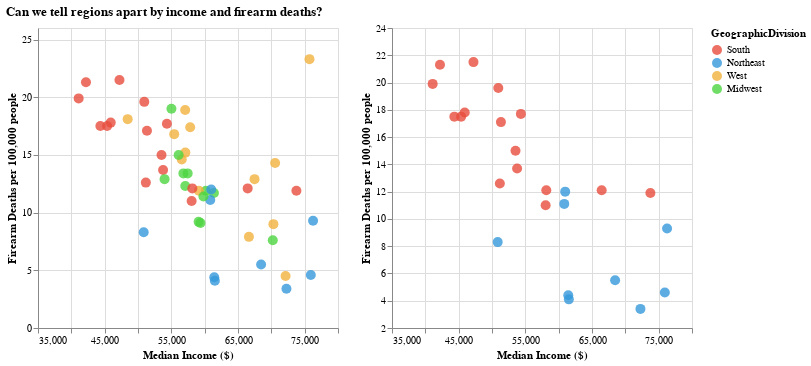

Write notebook code for a chart like this one.
### Markdown cell above
<br>
<br>

---

<br>
<br>

## Step 1: Visualise the data

Let's see if Southern and Northeastern states naturally cluster together:

### Code cell
# Create a scatter plot
base = alt.Chart(data).encode(
    x=alt.X('medIncome:Q').scale(zero=False, padding=20).title('Median Income ($)'),
    y=alt.Y('DeathRate:Q').scale(zero=False, padding=20).title('Firearm Deaths per 100,000 people'),
    color=alt.Color('GeographicDivision:N').scale(domain=['South', 'Northeast', 'West', 'Midwest'], range=['#e74c3c', '#3498db', "#f1b23d", "#4cd540"]),
    tooltip=['State:N', 'GeographicDivision:N']
).properties(
    width=300, height=300
)

# Left plot will be all the states
scatter_all = base.mark_circle(size=100, opacity=0.8)

# right plot will filter to South and Northeastern states
scatter_filter = base.mark_circle(size=100, opacity=0.8).transform_filter(
    alt.FieldOneOfPredicate(field='GeographicDivision', oneOf=['South', 'Northeast'])
)

alt.hconcat(scatter_all, scatter_filter).properties(
    title='Can we tell regions apart by income and firearm deaths?'
)

### Figure 1 — Vega-Lite specification as saved in the notebook (floating-point values rounded to 4 significant figures)
{"config": {"view": {"continuousWidth": 300, "continuousHeight": 300}}, "hconcat": [{"mark": {"type": "circle", "opacity": 0.8, "size": 100}, "encoding": {"color": {"field": "GeographicDivision", "scale": {"domain": ["South", "Northeast", "West", "Midwest"], "range": ["#e74c3c", "#3498db", "#f1b23d", "#4cd540"]}, "type": "nominal"}, "tooltip": [{"field": "State", "type": "nominal"}, {"field": "GeographicDivision", "type": "nominal"}], "x": {"field": "medIncome", "scale": {"zero": false, "padding": 20}, "title": "Median Income ($)", "type": "quantitative"}, "y": {"field": "DeathRate", "scale": {"zero": false, "padding": 20}, "title": "Firearm Deaths per 100,000 people", "type": "quantitative"}}, "height": 300, "width": 300}, {"mark": {"type": "circle", "opacity": 0.8, "size": 100}, "encoding": {"color": {"field": "GeographicDivision", "scale": {"domain": ["South", "Northeast", "West", "Midwest"], "range": ["#e74c3c", "#3498db", "#f1b23d", "#4cd540"]}, "type": "nominal"}, "tooltip": [{"field": "State", "type": "nominal"}, {"field": "GeographicDivision", "type": "nominal"}], "x": {"field": "medIncome", "scale": {"zero": false, "padding": 20}, "title": "Median Income ($)", "type": "quantitative"}, "y": {"field": "DeathRate", "scale": {"zero": false, "padding": 20}, "title": "Firearm Deaths per 100,000 people", "type": "quantitative"}}, "height": 300, "transform": [{"filter": {"field": "GeographicDivision", "oneOf": ["South", "Northeast"]}}], "width": 300}], "data": {"name": "data-14a70c738c39fbb58f4133228805aa2f"}, "title": "Can we tell regions apart by income and firearm deaths?", "$schema": "https://vega.github.io/schema/vega-lite/v5.20.1.json", "datasets": {"data-14a70c738c39fbb58f4133228805aa2f": [{"State": "Alabama", "StateInitials": "AL", "Gini": 0.472, "DeathRate": 21.5, "Firearms_vs_avg": 1.647, "medIncome": 47221, "Income_vs_med": 0.7998, "ImprisonmentRate": 736, "PrisonRate": 1.265, "ImprisonmentRate.1": 0.736, "FirearmDeaths": 0.215, "GeographicDivision": "South"}, {"State": "Alaska", "StateInitials": "AK", "Gini": 0.422, "DeathRate": 23.3, "Firearms_vs_avg": 1.785, "medIncome": 75723, "Income_vs_med": 1.283, "ImprisonmentRate": 376, "PrisonRate": 0.646, "ImprisonmentRate.1": 0.376, "FirearmDeaths": 0.233, "GeographicDivision": "West"}, {"State": "Arizona", "StateInitials": "AZ", "Gini": 0.455, "DeathRate": 15.2, "Firearms_vs_avg": 1.164, "medIncome": 57100, "Income_vs_med": 0.9672, "ImprisonmentRate": 764, "PrisonRate": 1.313, "ImprisonmentRate.1": 0.764, "FirearmDeaths": 0.152, "GeographicDivision": "West"}, {"State": "Arkansas", "StateInitials": "AR", "Gini": 0.458, "DeathRate": 17.8, "Firearms_vs_avg": 1.364, "medIncome": 45907, "Income_vs_med": 0.7776, "ImprisonmentRate": 763, "PrisonRate": 1.311, "ImprisonmentRate.1": 0.763, "FirearmDeaths": 0.178, "GeographicDivision": "South"}, {"State": "California", "StateInitials": "CA", "Gini": 0.471, "DeathRate": 7.9, "Firearms_vs_avg": 0.6052, "medIncome": 66637, "Income_vs_med": 1.129, "ImprisonmentRate": 430, "PrisonRate": 0.7388, "ImprisonmentRate.1": 0.43, "FirearmDeaths": 0.079, "GeographicDivision": "West"}, {"State": "Colorado", "StateInitials": "CO", "Gini": 0.457, "DeathRate": 14.3, "Firearms_vs_avg": 1.095, "medIncome": 70566, "Income_vs_med": 1.195, "ImprisonmentRate": 460, "PrisonRate": 0.7904, "ImprisonmentRate.1": 0.46, "FirearmDeaths": 0.143, "GeographicDivision": "West"}, {"State": "Connecticut", "StateInitials": "CT", "Gini": 0.486, "DeathRate": 4.6, "Firearms_vs_avg": 0.3524, "medIncome": 75923, "Income_vs_med": 1.286, "ImprisonmentRate": 367, "PrisonRate": 0.6306, "ImprisonmentRate.1": 0.367, "FirearmDeaths": 0.046, "GeographicDivision": "Northeast"}, {"State": "Delaware", "StateInitials": "DE", "Gini": 0.44, "DeathRate": 11.0, "Firearms_vs_avg": 0.8427, "medIncome": 58046, "Income_vs_med": 0.9832, "ImprisonmentRate": 544, "PrisonRate": 0.9347, "ImprisonmentRate.1": 0.544, "FirearmDeaths": 0.11, "GeographicDivision": "South"}, {"State": "Florida", "StateInitials": "FL", "Gini": 0.474, "DeathRate": 12.6, "Firearms_vs_avg": 0.9652, "medIncome": 51176, "Income_vs_med": 0.8668, "ImprisonmentRate": 601, "PrisonRate": 1.033, "ImprisonmentRate.1": 0.601, "FirearmDeaths": 0.126, "GeographicDivision": "South"}, {"State": "Georgia", "StateInitials": "GA", "Gini": 0.468, "DeathRate": 15.0, "Firearms_vs_avg": 1.149, "medIncome": 53527, "Income_vs_med": 0.9066, "ImprisonmentRate": 676, "PrisonRate": 1.162, "ImprisonmentRate.1": 0.676, "FirearmDeaths": 0.15, "GeographicDivision": "South"}, {"State": "Hawaii", "StateInitials": "HI", "Gini": 0.433, "DeathRate": 4.5, "Firearms_vs_avg": 0.3447, "medIncome": 72133, "Income_vs_med": 1.222, "ImprisonmentRate": 323, "PrisonRate": 0.555, "ImprisonmentRate.1": 0.323, "FirearmDeaths": 0.045, "GeographicDivision": "West"}, {"State": "Idaho", "StateInitials": "ID", "Gini": 0.433, "DeathRate": 14.6, "Firearms_vs_avg": 1.118, "medIncome": 56564, "Income_vs_med": 0.9581, "ImprisonmentRate": 587, "PrisonRate": 1.009, "ImprisonmentRate.1": 0.587, "FirearmDeaths": 0.146, "GeographicDivision": "West"}, {"State": "Illinois", "StateInitials": "IL", "Gini": 0.465, "DeathRate": 11.7, "Firearms_vs_avg": 0.8963, "medIncome": 61386, "Income_vs_med": 1.04, "ImprisonmentRate": 442, "PrisonRate": 0.7595, "ImprisonmentRate.1": 0.442, "FirearmDeaths": 0.117, "GeographicDivision": "Midwest"}, {"State": "Indiana", "StateInitials": "IN", "Gini": 0.44, "DeathRate": 15.0, "Firearms_vs_avg": 1.149, "medIncome": 56094, "Income_vs_med": 0.9501, "ImprisonmentRate": 503, "PrisonRate": 0.8643, "ImprisonmentRate.1": 0.503, "FirearmDeaths": 0.15, "GeographicDivision": "Midwest"}, {"State": "Iowa", "StateInitials": "IA", "Gini": 0.427, "DeathRate": 9.2, "Firearms_vs_avg": 0.7048, "medIncome": 59094, "Income_vs_med": 1.001, "ImprisonmentRate": 373, "PrisonRate": 0.6409, "ImprisonmentRate.1": 0.373, "FirearmDeaths": 0.092, "GeographicDivision": "Midwest"}, {"State": "Kansas", "StateInitials": "KS", "Gini": 0.445, "DeathRate": 13.4, "Firearms_vs_avg": 1.027, "medIncome": 56810, "Income_vs_med": 0.9622, "ImprisonmentRate": 438, "PrisonRate": 0.7526, "ImprisonmentRate.1": 0.438, "FirearmDeaths": 0.134, "GeographicDivision": "Midwest"}, {"State": "Kentucky", "StateInitials": "KY", "Gini": 0.466, "DeathRate": 17.5, "Firearms_vs_avg": 1.341, "medIncome": 45369, "Income_vs_med": 0.7685, "ImprisonmentRate": 670, "PrisonRate": 1.151, "ImprisonmentRate.1": 0.67, "FirearmDeaths": 0.175, "GeographicDivision": "South"}, {"State": "Louisiana", "StateInitials": "LA", "Gini": 0.475, "DeathRate": 21.3, "Firearms_vs_avg": 1.632, "medIncome": 42196, "Income_vs_med": 0.7147, "ImprisonmentRate": 997, "PrisonRate": 1.713, "ImprisonmentRate.1": 0.997, "FirearmDeaths": 0.213, "GeographicDivision": "South"}, {"State": "Maine", "StateInitials": "ME", "Gini": 0.437, "DeathRate": 8.3, "Firearms_vs_avg": 0.6358, "medIncome": 50856, "Income_vs_med": 0.8614, "ImprisonmentRate": 169, "PrisonRate": 0.2904, "ImprisonmentRate.1": 0.169, "FirearmDeaths": 0.083, "GeographicDivision": "Northeast"}, {"State": "Maryland", "StateInitials": "MD", "Gini": 0.443, "DeathRate": 11.9, "Firearms_vs_avg": 0.9116, "medIncome": 73760, "Income_vs_med": 1.249, "ImprisonmentRate": 424, "PrisonRate": 0.7285, "ImprisonmentRate.1": 0.424, "FirearmDeaths": 0.119, "GeographicDivision": "South"}, {"State": "Massachusetts", "StateInitials": "MA", "Gini": 0.475, "DeathRate": 3.4, "Firearms_vs_avg": 0.2605, "medIncome": 72266, "Income_vs_med": 1.224, "ImprisonmentRate": 195, "PrisonRate": 0.3351, "ImprisonmentRate.1": 0.195, "FirearmDeaths": 0.034, "GeographicDivision": "Northeast"}, {"State": "Michigan", "StateInitials": "MI", "Gini": 0.451, "DeathRate": 12.3, "Firearms_vs_avg": 0.9422, "medIncome": 57091, "Income_vs_med": 0.967, "ImprisonmentRate": 530, "PrisonRate": 0.9107, "ImprisonmentRate.1": 0.53, "FirearmDeaths": 0.123, "GeographicDivision": "Midwest"}, {"State": "Minnesota", "StateInitials": "MN", "Gini": 0.44, "DeathRate": 7.6, "Firearms_vs_avg": 0.5822, "medIncome": 70218, "Income_vs_med": 1.189, "ImprisonmentRate": 249, "PrisonRate": 0.4278, "ImprisonmentRate.1": 0.249, "FirearmDeaths": 0.076, "GeographicDivision": "Midwest"}, {"State": "Mississippi", "StateInitials": "MS", "Gini": 0.468, "DeathRate": 19.9, "Firearms_vs_avg": 1.524, "medIncome": 41099, "Income_vs_med": 0.6961, "ImprisonmentRate": 822, "PrisonRate": 1.412, "ImprisonmentRate.1": 0.822, "FirearmDeaths": 0.199, "GeographicDivision": "South"}, {"State": "Missouri", "StateInitials": "MO", "Gini": 0.455, "DeathRate": 19.0, "Firearms_vs_avg": 1.455, "medIncome": 55016, "Income_vs_med": 0.9319, "ImprisonmentRate": 688, "PrisonRate": 1.182, "ImprisonmentRate.1": 0.688, "FirearmDeaths": 0.19, "GeographicDivision": "Midwest"}, {"State": "Montana", "StateInitials": "MT", "Gini": 0.435, "DeathRate": 18.9, "Firearms_vs_avg": 1.448, "medIncome": 57075, "Income_vs_med": 0.9667, "ImprisonmentRate": 466, "PrisonRate": 0.8007, "ImprisonmentRate.1": 0.466, "FirearmDeaths": 0.189, "GeographicDivision": "West"}, {"State": "Nebraska", "StateInitials": "NE", "Gini": 0.432, "DeathRate": 9.1, "Firearms_vs_avg": 0.6971, "medIncome": 59374, "Income_vs_med": 1.006, "ImprisonmentRate": 364, "PrisonRate": 0.6254, "ImprisonmentRate.1": 0.364, "FirearmDeaths": 0.091, "GeographicDivision": "Midwest"}, {"State": "Nevada", "StateInitials": "NV", "Gini": 0.448, "DeathRate": 16.8, "Firearms_vs_avg": 1.287, "medIncome": 55431, "Income_vs_med": 0.9389, "ImprisonmentRate": 597, "PrisonRate": 1.026, "ImprisonmentRate.1": 0.597, "FirearmDeaths": 0.168, "GeographicDivision": "West"}, {"State": "New Hampshire", "StateInitials": "NH", "Gini": 0.425, "DeathRate": 9.3, "Firearms_vs_avg": 0.7124, "medIncome": 76260, "Income_vs_med": 1.292, "ImprisonmentRate": 262, "PrisonRate": 0.4502, "ImprisonmentRate.1": 0.262, "FirearmDeaths": 0.093, "GeographicDivision": "Northeast"}, {"State": "New Jersey", "StateInitials": "NJ", "Gini": 0.464, "DeathRate": 5.5, "Firearms_vs_avg": 0.4213, "medIncome": 68468, "Income_vs_med": 1.16, "ImprisonmentRate": 284, "PrisonRate": 0.488, "ImprisonmentRate.1": 0.284, "FirearmDeaths": 0.055, "GeographicDivision": "Northeast"}, {"State": "New Mexico", "StateInitials": "NM", "Gini": 0.464, "DeathRate": 18.1, "Firearms_vs_avg": 1.387, "medIncome": 48451, "Income_vs_med": 0.8207, "ImprisonmentRate": 438, "PrisonRate": 0.7526, "ImprisonmentRate.1": 0.438, "FirearmDeaths": 0.181, "GeographicDivision": "West"}, {"State": "New York", "StateInitials": "NY", "Gini": 0.499, "DeathRate": 4.4, "Firearms_vs_avg": 0.3371, "medIncome": 61437, "Income_vs_med": 1.041, "ImprisonmentRate": 325, "PrisonRate": 0.5584, "ImprisonmentRate.1": 0.325, "FirearmDeaths": 0.044, "GeographicDivision": "Northeast"}, {"State": "North Carolina", "StateInitials": "NC", "Gini": 0.464, "DeathRate": 13.7, "Firearms_vs_avg": 1.049, "medIncome": 53764, "Income_vs_med": 0.9107, "ImprisonmentRate": 438, "PrisonRate": 0.7526, "ImprisonmentRate.1": 0.438, "FirearmDeaths": 0.137, "GeographicDivision": "South"}, {"State": "North Dakota", "StateInitials": "ND", "Gini": 0.433, "DeathRate": 11.9, "Firearms_vs_avg": 0.9116, "medIncome": 60184, "Income_vs_med": 1.019, "ImprisonmentRate": 306, "PrisonRate": 0.5258, "ImprisonmentRate.1": 0.306, "FirearmDeaths": 0.119, "GeographicDivision": "Midwest"}, {"State": "Ohio", "StateInitials": "OH", "Gini": 0.452, "DeathRate": 12.9, "Firearms_vs_avg": 0.9882, "medIncome": 53985, "Income_vs_med": 0.9144, "ImprisonmentRate": 578, "PrisonRate": 0.9931, "ImprisonmentRate.1": 0.578, "FirearmDeaths": 0.129, "GeographicDivision": "Midwest"}, {"State": "Oklahoma", "StateInitials": "OK", "Gini": 0.454, "DeathRate": 19.6, "Firearms_vs_avg": 1.501, "medIncome": 50943, "Income_vs_med": 0.8629, "ImprisonmentRate": 891, "PrisonRate": 1.531, "ImprisonmentRate.1": 0.891, "FirearmDeaths": 0.196, "GeographicDivision": "South"}, {"State": "Oregon", "StateInitials": "OR", "Gini": 0.449, "DeathRate": 11.9, "Firearms_vs_avg": 0.9116, "medIncome": 59135, "Income_vs_med": 1.002, "ImprisonmentRate": 466, "PrisonRate": 0.8007, "ImprisonmentRate.1": 0.466, "FirearmDeaths": 0.119, "GeographicDivision": "West"}, {"State": "Pennsylvania", "StateInitials": "PA", "Gini": 0.461, "DeathRate": 12.0, "Firearms_vs_avg": 0.9193, "medIncome": 60979, "Income_vs_med": 1.033, "ImprisonmentRate": 484, "PrisonRate": 0.8316, "ImprisonmentRate.1": 0.484, "FirearmDeaths": 0.12, "GeographicDivision": "Northeast"}, {"State": "Rhode Island", "StateInitials": "RI", "Gini": 0.467, "DeathRate": 4.1, "Firearms_vs_avg": 0.3141, "medIncome": 61528, "Income_vs_med": 1.042, "ImprisonmentRate": 239, "PrisonRate": 0.4107, "ImprisonmentRate.1": 0.239, "FirearmDeaths": 0.041, "GeographicDivision": "Northeast"}, {"State": "South Carolina", "StateInitials": "SC", "Gini": 0.461, "DeathRate": 17.7, "Firearms_vs_avg": 1.356, "medIncome": 54336, "Income_vs_med": 0.9203, "ImprisonmentRate": 524, "PrisonRate": 0.9003, "ImprisonmentRate.1": 0.524, "FirearmDeaths": 0.177, "GeographicDivision": "South"}, {"State": "South Dakota", "StateInitials": "SD", "Gini": 0.442, "DeathRate": 13.4, "Firearms_vs_avg": 1.027, "medIncome": 57450, "Income_vs_med": 0.9731, "ImprisonmentRate": 583, "PrisonRate": 1.002, "ImprisonmentRate.1": 0.583, "FirearmDeaths": 0.134, "GeographicDivision": "Midwest"}, {"State": "Tennessee", "StateInitials": "TN", "Gini": 0.468, "DeathRate": 17.1, "Firearms_vs_avg": 1.31, "medIncome": 51344, "Income_vs_med": 0.8697, "ImprisonmentRate": 545, "PrisonRate": 0.9364, "ImprisonmentRate.1": 0.545, "FirearmDeaths": 0.171, "GeographicDivision": "South"}, {"State": "Texas", "StateInitials": "TX", "Gini": 0.469, "DeathRate": 12.1, "Firearms_vs_avg": 0.9269, "medIncome": 58146, "Income_vs_med": 0.9849, "ImprisonmentRate": 761, "PrisonRate": 1.308, "ImprisonmentRate.1": 0.761, "FirearmDeaths": 0.121, "GeographicDivision": "South"}, {"State": "Utah", "StateInitials": "UT", "Gini": 0.419, "DeathRate": 12.9, "Firearms_vs_avg": 0.9882, "medIncome": 67481, "Income_vs_med": 1.143, "ImprisonmentRate": 287, "PrisonRate": 0.4931, "ImprisonmentRate.1": 0.287, "FirearmDeaths": 0.129, "GeographicDivision": "West"}, {"State": "Vermont", "StateInitials": "VT", "Gini": 0.444, "DeathRate": 11.1, "Firearms_vs_avg": 0.8503, "medIncome": 60837, "Income_vs_med": 1.03, "ImprisonmentRate": 243, "PrisonRate": 0.4175, "ImprisonmentRate.1": 0.243, "FirearmDeaths": 0.111, "GeographicDivision": "Northeast"}, {"State": "Virginia", "StateInitials": "VA", "Gini": 0.459, "DeathRate": 12.1, "Firearms_vs_avg": 0.9269, "medIncome": 66451, "Income_vs_med": 1.126, "ImprisonmentRate": 576, "PrisonRate": 0.9897, "ImprisonmentRate.1": 0.576, "FirearmDeaths": 0.121, "GeographicDivision": "South"}, {"State": "Washington", "StateInitials": "WA", "Gini": 0.441, "DeathRate": 9.0, "Firearms_vs_avg": 0.6894, "medIncome": 70310, "Income_vs_med": 1.191, "ImprisonmentRate": 333, "PrisonRate": 0.5722, "ImprisonmentRate.1": 0.333, "FirearmDeaths": 0.09, "GeographicDivision": "West"}, {"State": "West Virginia", "StateInitials": "WV", "Gini": 0.451, "DeathRate": 17.5, "Firearms_vs_avg": 1.341, "medIncome": 44354, "Income_vs_med": 0.7513, "ImprisonmentRate": 492, "PrisonRate": 0.8454, "ImprisonmentRate.1": 0.492, "FirearmDeaths": 0.175, "GeographicDivision": "South"}, {"State": "Wisconsin", "StateInitials": "WI", "Gini": 0.43, "DeathRate": 11.4, "Firearms_vs_avg": 0.8733, "medIncome": 59817, "Income_vs_med": 1.013, "ImprisonmentRate": 492, "PrisonRate": 0.8454, "ImprisonmentRate.1": 0.492, "FirearmDeaths": 0.114, "GeographicDivision": "Midwest"}, {"State": "Wyoming", "StateInitials": "WY", "Gini": 0.423, "DeathRate": 17.4, "Firearms_vs_avg": 1.333, "medIncome": 57829, "Income_vs_med": 0.9795, "ImprisonmentRate": 532, "PrisonRate": 0.9141, "ImprisonmentRate.1": 0.532, "FirearmDeaths": 0.174, "GeographicDivision": "West"}]}}
